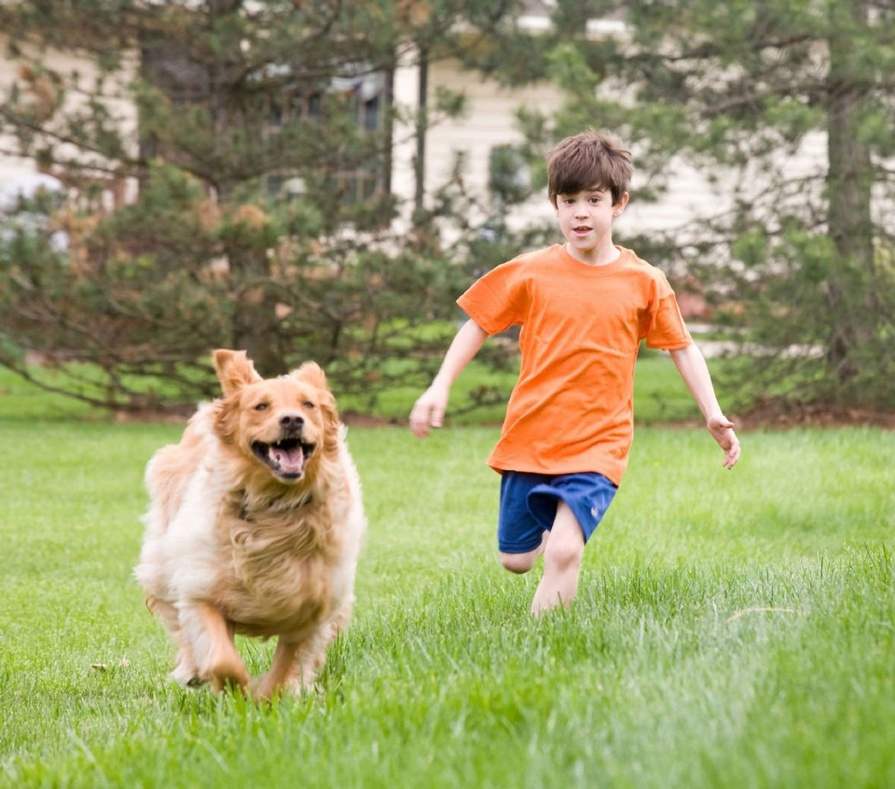
#> input picture sample.jpg, 895 x 789 px, shrunk from 1086 x 957 before the run
$ python main.py
#> lines starting #> are read from the running program, lines starting #| are printed output that depends on the picture; after the words box and inside, x2 and y2 are one past the last pixel; in counts of white or black regions, pixels touching at a corner belong together
import cv2
import matplotlib.pyplot as plt
import numpy as np

inputImage = cv2.imread("sample.jpg", cv2.IMREAD_COLOR)
#> inputImage is the input picture: shape (789, 895, 3); mean B, G, R 106.6, 154.2, 154.6
inputImageG = cv2.cvtColor(inputImage, cv2.COLOR_BGR2GRAY)
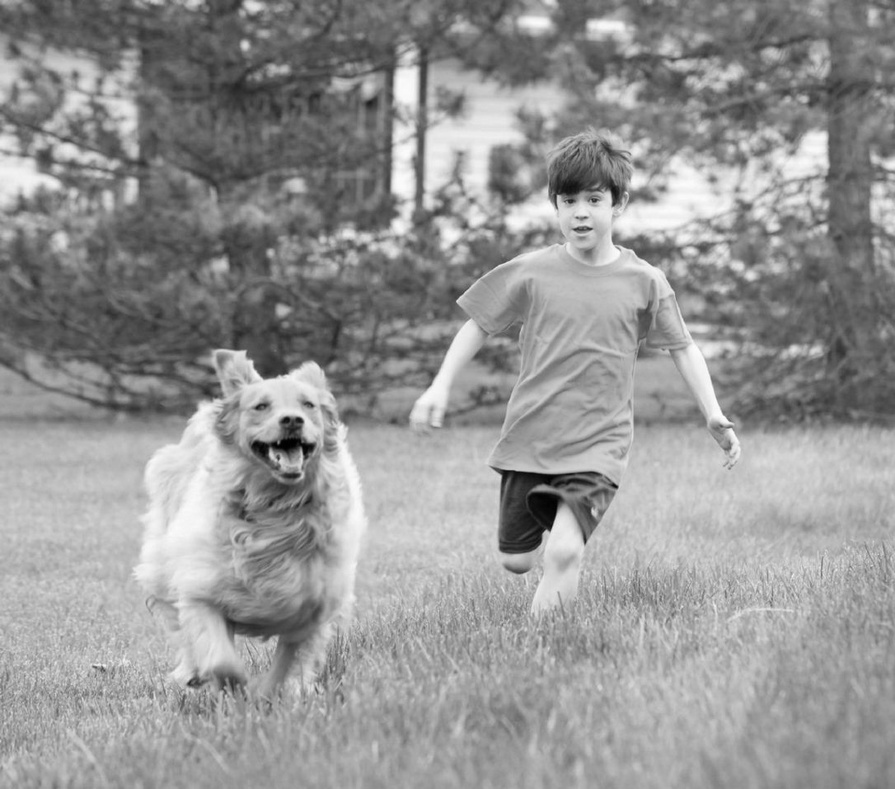
#> inputImageG: shape (789, 895); min 0, max 253, mean 148.9

histogram = cv2.calcHist([inputImageG], [0], None, [256], [0, 256])
#> histogram = 256 values, max 6641 at index 159, min 0 at index 254, mean 2758.4

# Binary threshold one value
ret, threshedImage3 = cv2.threshold(inputImageG, 0, 255, cv2.THRESH_BINARY + cv2.THRESH_OTSU)
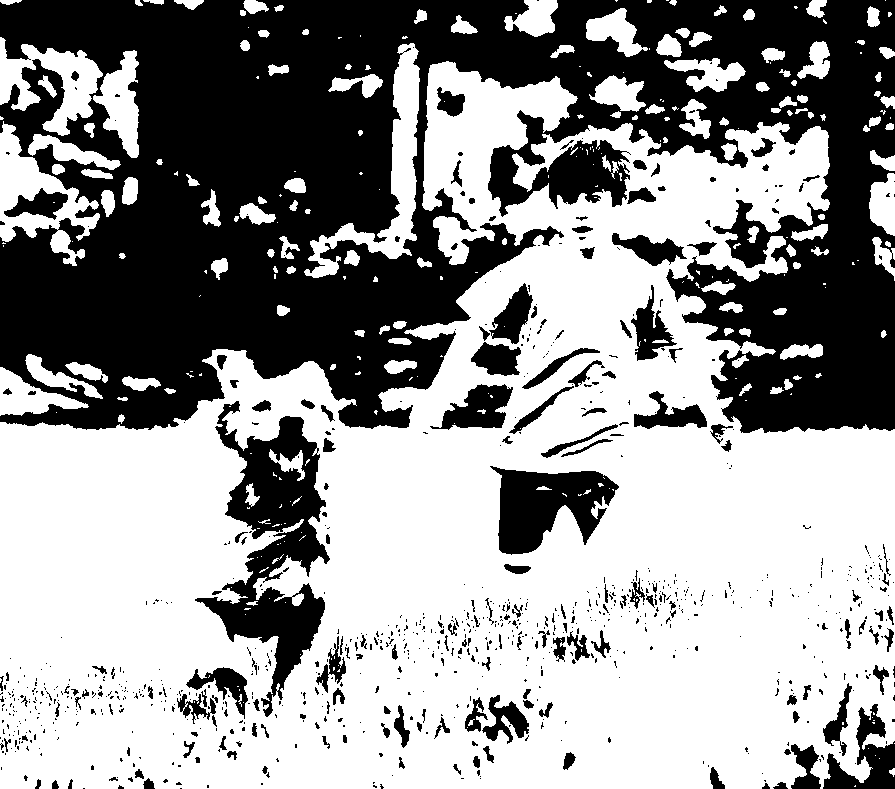
#> threshedImage3: shape (789, 895); 58.6% white; 906 black regions (731 under 20 px), largest, box (x1, y1, x2, y2) and area: (0, 0, 895, 433) 238335, (195, 401, 330, 717) 15743, (490, 466, 619, 555) 6674
#> ret = 142

# Multi value threshold of the image done by thresholding the orignial image section by section and then recombining them

ret, threshedImageL = cv2.threshold(inputImageG, 75, 255, cv2.THRESH_TOZERO)
ret, threshedImageL = cv2.threshold(threshedImageL, 142, 255, cv2.THRESH_TOZERO_INV)
ret, threshedImageL = cv2.threshold(threshedImageL, 75, 255, cv2.THRESH_TRUNC)
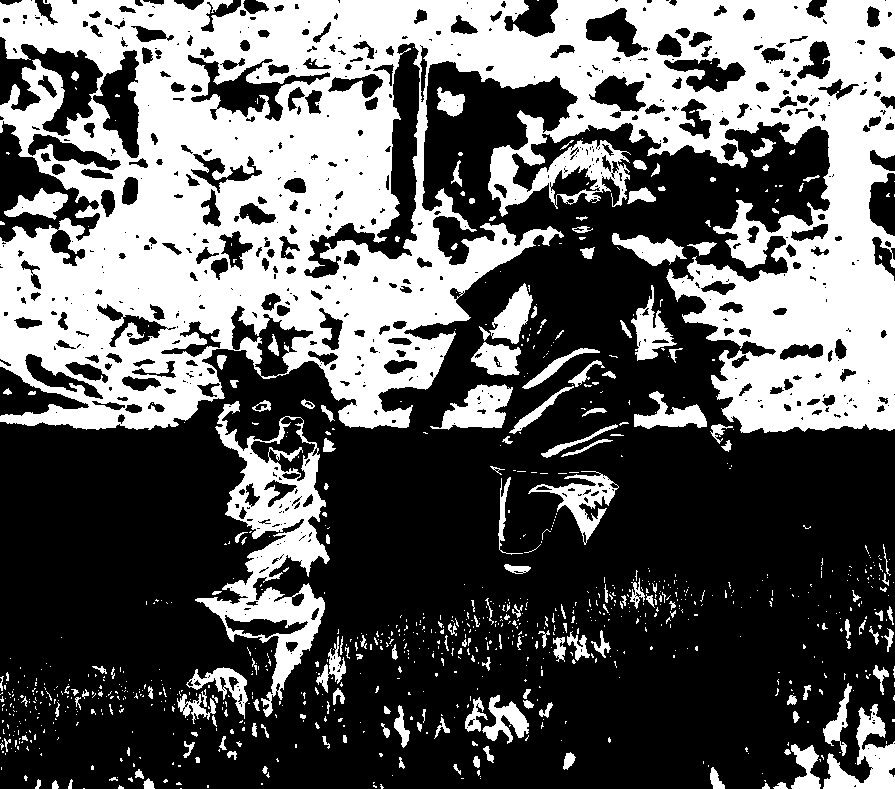
#> threshedImageL: shape (789, 895); values 0 (black) and 75 (white), 37.6% white; 943 white regions (765 under 20 px), largest, box (x1, y1, x2, y2) and area: (0, 0, 895, 433) 219010, (195, 401, 330, 717) 12995, (823, 704, 895, 789) 2645

ret, threshedImageM = cv2.threshold(inputImageG, 142, 255, cv2.THRESH_TOZERO)
ret, threshedImageM = cv2.threshold(threshedImageM, 190, 255, cv2.THRESH_TOZERO_INV)
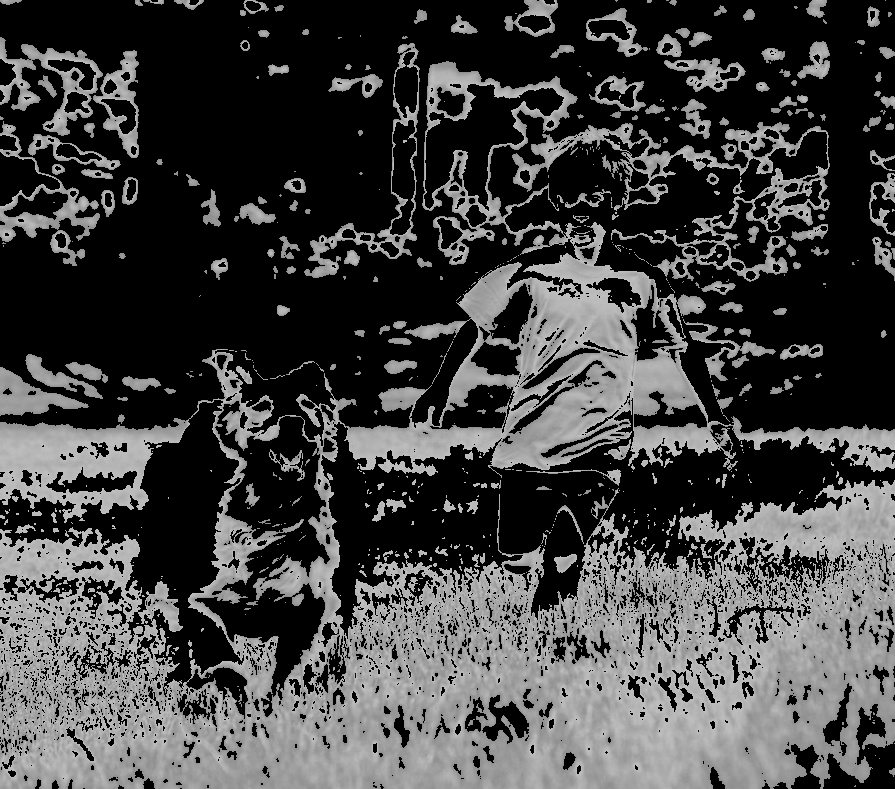
#> threshedImageM: shape (789, 895); min 0, max 190, mean 67.1
ret, threshedImageM = cv2.threshold(threshedImageM, 142, 255, cv2.THRESH_TRUNC)
#> threshedImageM: shape (789, 895); values 0 (black) and 142 (white), 40.1% white; 648 white regions (451 under 20 px), largest, box (x1, y1, x2, y2) and area: (0, 61, 895, 789) 233256, (512, 122, 830, 282) 9898, (0, 121, 100, 266) 3163

ret, threshedImageH = cv2.threshold(inputImageG, 190, 255, cv2.THRESH_BINARY)
#> threshedImageH: shape (789, 895); 18.5% white; 1423 white regions (1163 under 20 px), largest, box (x1, y1, x2, y2) and area: (0, 400, 244, 689) 21741, (503, 398, 895, 582) 20226, (321, 422, 523, 639) 18863

threshedImage2 = threshedImageL + threshedImageM + threshedImageH
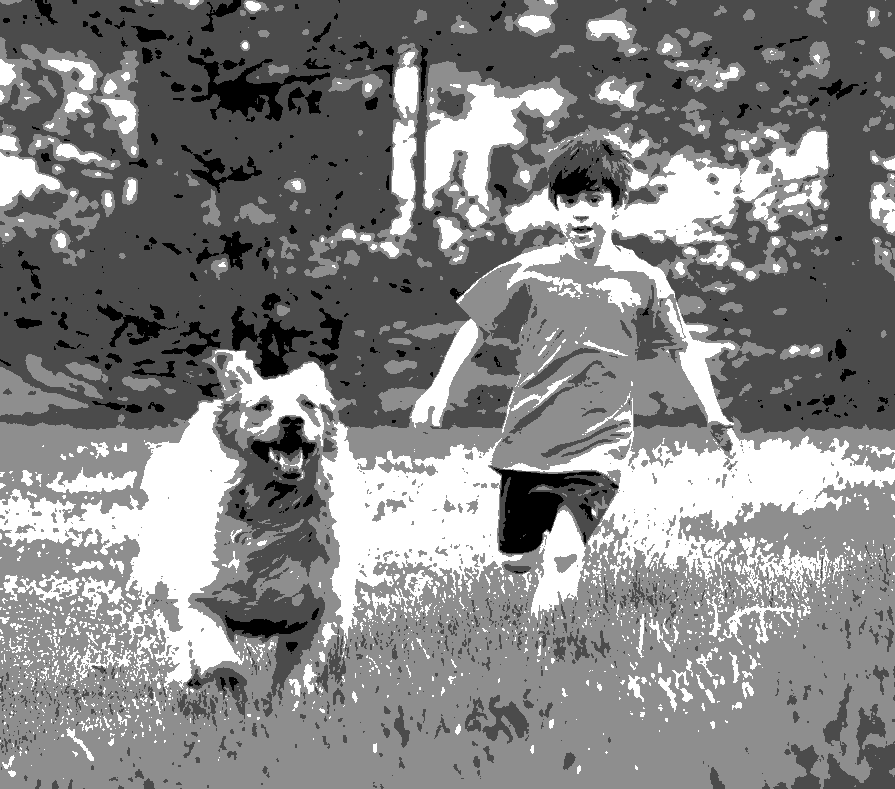
#> threshedImage2: shape (789, 895); min 0, max 255, mean 132.4

# Convert orignal image in BGR format into RGB format
inputImageRGB = cv2.cvtColor(inputImage, cv2.COLOR_BGR2RGB)
# This is done because for the open CV k means formula it needs to be in RGB format

# the k means function takes in a 2D array but since this colored image is a 3D array (Hieght, Width, and channels) you need to reshape it
imageValues = inputImageRGB.reshape((-1, 3))

# It then needs to be converted to float form for the calculations (required by K means function)
imageValues = np.float32(imageValues)

# One of the parameters for the K means function is criteria, this is found by using the equation below
Criteria = (cv2.TERM_CRITERIA_EPS + cv2.TERM_CRITERIA_MAX_ITER, 100, .85)

# K the number of clusters also needs to be designated and inputed into the function
k = 6

# Plug all of the parameters into the kmeans function, it then returns 3 values.
# Lables which is an array that shows which pixel belongs to which cluster, centers which show the center of each cluster, and retVal which we wont use
retVal, pixelLabels, (clusterCenters) = cv2.kmeans(imageValues, k, None, Criteria, 10, cv2.KMEANS_RANDOM_CENTERS)
#> retVal = 674254693.9; clusterCenters = [[181.6, 192.6, 134.4], [232.2, 214.4, 201.1], [147.2, 172.4, 84.38], [90.23, 84.78, 62.58], [243.4, 139.7, 82.21], [124.9, 119.8, 89.46]]

# We most then convert the data from float back into int values and then map each value to the corisponding cluster center point
clusterCenters = np.uint8(clusterCenters)
#> clusterCenters = [[181, 192, 134], [232, 214, 201], [147, 172, 84], [90, 84, 62], [243, 139, 82], [124, 119, 89]]
pixelLabels = pixelLabels.flatten()
imageValuesS = clusterCenters[pixelLabels.flatten()]

# Then we need to reshape the newly mapped data into the image format of the original image
segmentedImageKMeans = imageValuesS.reshape(inputImageRGB.shape)
segmentedImageKMeans = cv2.cvtColor(segmentedImageKMeans, cv2.COLOR_RGB2BGR)

#First threshold the image, and then apply canny edge to help with finding contours
#Dialating it helps the contors stick out more for the algorithm
ret, tempImage = cv2.threshold(inputImageG, 0, 255, cv2.THRESH_BINARY + cv2.THRESH_OTSU)
cannyEdge = cv2.dilate(cv2.Canny(tempImage, 0, 255), None)
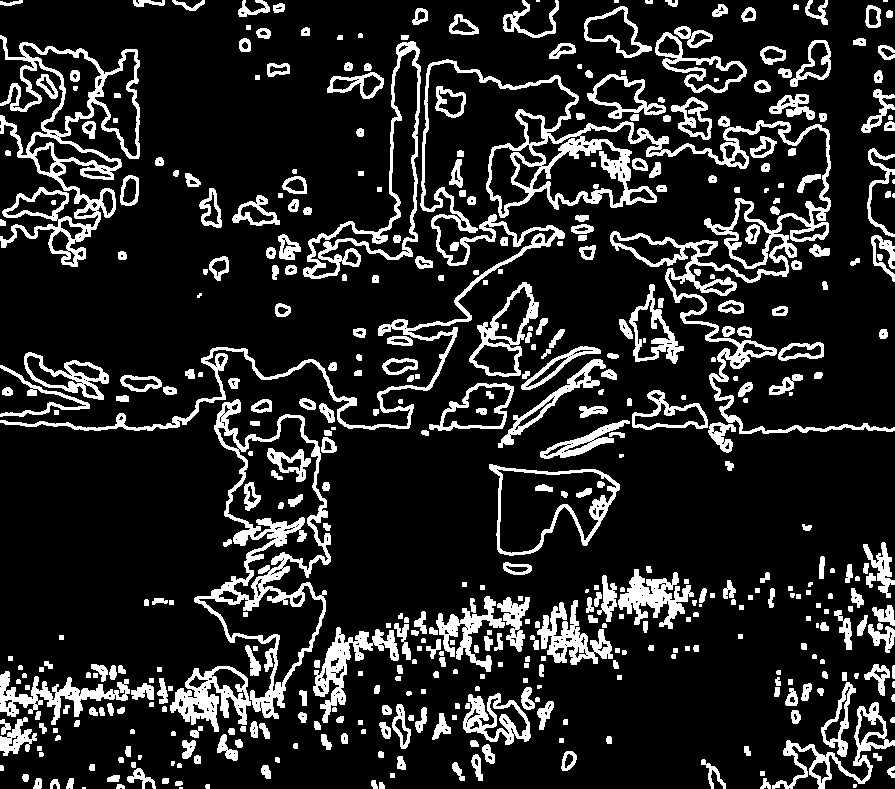
#> cannyEdge: shape (789, 895); 15.5% white; 476 white regions (21 under 20 px), largest, box (x1, y1, x2, y2) and area: (0, 59, 895, 434) 20363, (194, 399, 331, 719) 7439, (0, 35, 140, 267) 7257

#Using the find contour algorithm to find contours and then using the sorted function to make the larger contours more accessible
contour = sorted(cv2.findContours(cannyEdge, cv2.RETR_EXTERNAL, cv2.CHAIN_APPROX_NONE)[-2], key=cv2.contourArea)[-1]
#> contour = contour of 7722 points, box (x1, y1, x2, y2) (0, 59, 895, 434), area 25297

#create an empty zero image equal to the size of the original and then use that as a mask to draw the found contours on
Height, Width = inputImageG.shape
#> Height = 789; Width = 895
mask = np.zeros((Height,Width), np.uint8)
cv2.drawContours(mask, [contour], -1, (255,255,255), -1)
#> mask: shape (789, 895); 4.1% white; 1 white region, box (x1, y1, x2, y2) and area: (0, 59, 895, 434) 29159

#Then I use bitwise and to combine the original image and the mask to show only the segmented area and then
#convert iot to the proper RGB format
contouredImage = cv2.bitwise_and(inputImageRGB, inputImageRGB, mask=mask)
contouredImage = cv2.cvtColor(contouredImage, cv2.COLOR_RGB2BGR)

cv2.imshow('Normal Image', inputImage)
cv2.imshow('Greyscale Image', inputImageG)
cv2.imshow('Multi-value Thresh', threshedImage2)
cv2.imshow('Otsu Binarization image', threshedImage3)
cv2.imshow('K-means segemented image', segmentedImageKMeans)
cv2.imshow('Image with contours', contouredImage)
cv2.waitKey(0)

plt.plot(histogram)
plt.savefig("Greyscale Histogram.jpg")
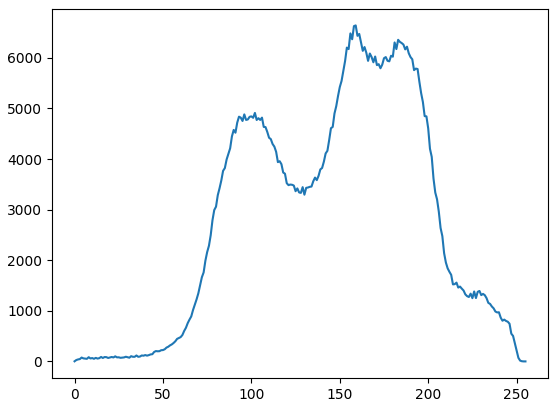
#> figure drawn by matplotlib, 1 panel; curve peaks at x = 159, y = 6641
plt.show()

cv2.imwrite("sample(Otsu Thresh).jpg", threshedImage3)
cv2.imwrite("sample(Multi-value Thresh).jpg", threshedImage2)
cv2.imwrite("sample(K means Segementation).jpg", segmentedImageKMeans)
cv2.imwrite("sample(Contoured).jpg", contouredImage)
